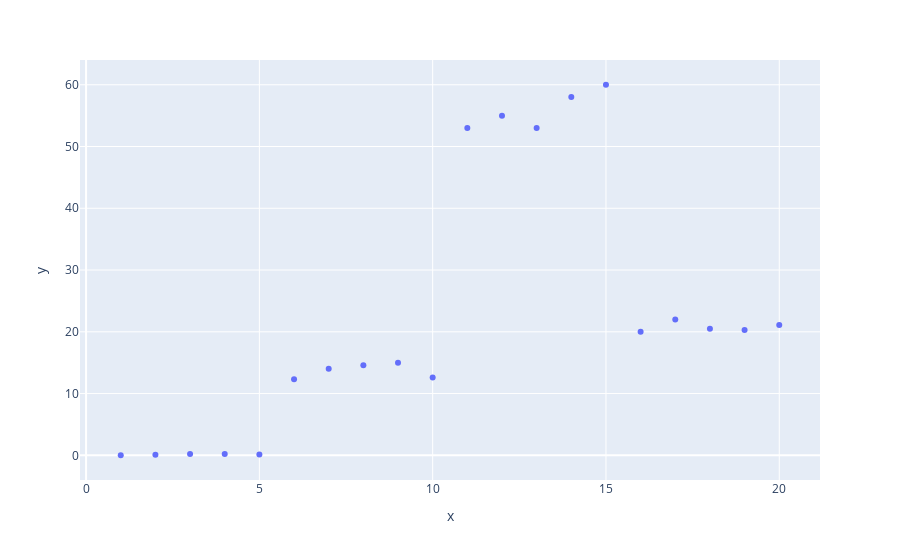

This figure's notebook cell:
### Code cell
# Look how's the relationship between X and Y
fig = px.scatter(df,
                 x='x',
                 y= 'y')
fig.show()

### Figure 1 — Plotly figure (JSON) as saved in the notebook; plotly's stock layout.template omitted (floating-point values rounded to 4 significant figures)
{"data": [{"hovertemplate": "x=%{x}<br>y=%{y}<extra></extra>", "legendgroup": "", "marker": {"color": "#636efa", "symbol": "circle"}, "mode": "markers", "name": "", "orientation": "v", "showlegend": false, "type": "scatter", "x": [1, 2, 3, 4, 5, 6, 7, 8, 9, 10, 11, 12, 13, 14, 15, 16, 17, 18, 19, 20], "xaxis": "x", "y": [0.01, 0.1, 0.2, 0.23, 0.15, 12.3, 14, 14.6, 15, 12.6, 53, 55, 53, 58, 60, 20, 22, 20.5, 20.3, 21.1], "yaxis": "y"}], "layout": {"legend": {"tracegroupgap": 0}, "margin": {"t": 60}, "xaxis": {"anchor": "y", "domain": [0, 1], "title": {"text": "x"}}, "yaxis": {"anchor": "x", "domain": [0, 1], "title": {"text": "y"}}}}
